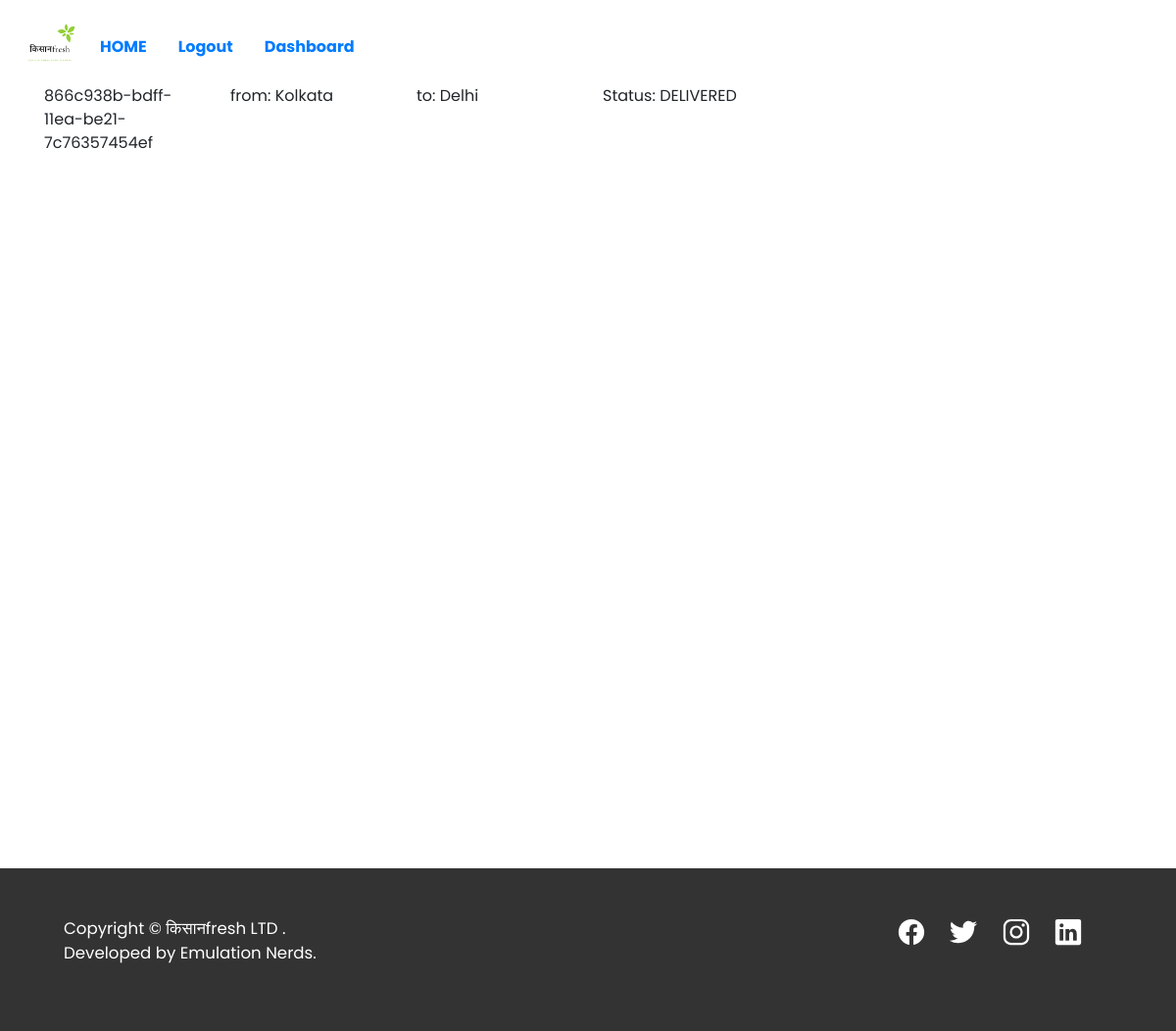
The page /delivery/truckdashboard/ (signed in) on the database as committed earlier.
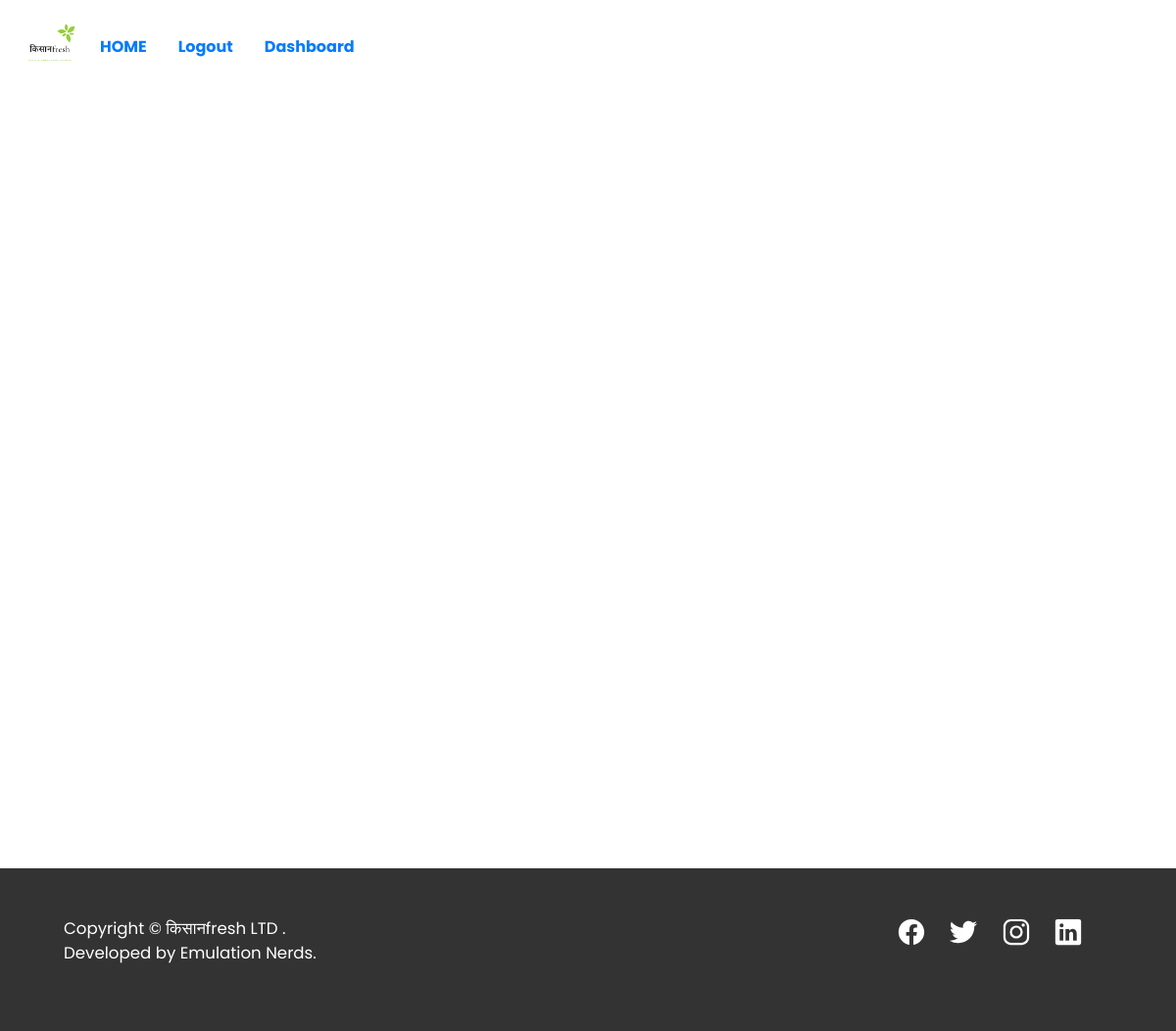
The same page on the database as committed later.
### DeliverySystem/models.py (models this page shows, shortened)
class TruckOrder(models.Model):
    username = models.CharField(max_length=100)
    ordercode = models.CharField(max_length=200)
    city1 = models.CharField(max_length=100)
    city2 = models.CharField(max_length=100)
    date = models.DateField()
    STATUS_CHOICES = (
    ('PENDING','PENDING'),
    ('DELIVERED','DELIVERED'),
    )
    status = models.CharField(max_length=10,choices=STATUS_CHOICES,default="PENDING")

### DeliverySystem/views.py (the view, shortened to what this page needs)
# urls.py: path('truckdashboard/',views.TruckDashboard,name="TruckDashboard"),
def TruckDashboard(request):
    hd = DeliveryBoy.objects.filter(username_id=request.user)
    if(hd):
        a = TruckOrder.objects.filter(username=request.user.username)
        response = {'TruckOrder':a}
        return render(request,'truckdashboard.html',response)

### templates/truckdashboard.html (shortened to what this page needs)
<!DOCTYPE html>
<html lang="en" dir="ltr">
{% load static %}
  <head>
    <link rel="stylesheet" href="https://stackpath.bootstrapcdn.com/bootstrap/4.1.3/css/bootstrap.min.css"
integrity="sha384-MCw98/SFnGE8fJT3GXwEOngsV7Zt27NXFoaoApmYm81iuXoPkFOJwJ8ERdknLPMO">
<link rel="stylesheet" href="{% static 'css/style.css' %}">
  </head>
  <body>
        <nav class="navbar">
      <ul class="nav">
        <li>
          <img src="{% static 'img/किसानfresh.png' %}" alt="" height="70" width="70">
        </li>
        <li class="nav-item">
          <a class="nav-link active" href="/"><b>HOME</b></a>
        </li>
        {% if user.is_authenticated %}
      <li class="nav-item">
        <a class="nav-link active" href="{% url 'logout' %}"><b>Logout</b></a>
      </li>
      <li class="nav-item">
        <a class="nav-link active" href="{% url 'dashboard' %}"><b>Dashboard</b></a>
      </li>
    {% endif %}
  </ul>
  </nav>
{% block content %}
<div class="container new">
  {% for i in TruckOrder %}
<div class="row">
  <div class="col-md-2">
    {{i.ordercode}}
  </div>
  <div class="col-md-2">
    from: {{i.city1}}
  </div>
  <div class="col-md-2">
    to: {{i.city2}}
  </div>
  <div class="col-md-2">
    Status: {{i.status}}
  </div>
  <div class="col-md-2">
  </div>
</div>
{% endfor %}
</div>
{% endblock %}
<footer>
  <div class="container">
  <div class="row">
    <div class="col-md-6">
        <p class="fp">
            Copyright &copy किसानfresh LTD .<br>Developed by Emulation Nerds.
        </p>
    </div>
      <div class="col-md-6">
          <ul class="social-links">
              <li><a href="#"><ion-icon class="ion-social-facebook" name="logo-facebook"></ion-icon></a></li>
              <li><a href="#"></a><ion-icon class="ion-social-twitter" name="logo-twitter"></ion-icon></li>
              <li><a href="#"></a><ion-icon class="ion-social-instagram" name="logo-instagram"></ion-icon></li>
              <li><a href="#"><ion-icon class="ion-social-googleplus" name="logo-linkedin"></ion-icon></a></li>
          </ul>
      </div>
  </div>
</div>
</footer>
</body>
</html>

Rows that differ between the two databases and show on the page:
removed TruckOrder: ordercode "866c938b-bdff-11ea-be21-7c76357454ef", city1 "Kolkata", city2 "Delhi", status "DELIVERED"
